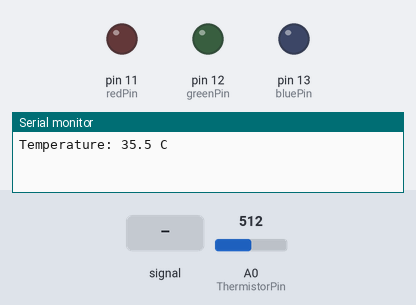
This sketch was run on a simulated Arduino Uno, built with avr-gcc and run on an emulated ATmega328P. Parts: output pins drawn as LEDs (lit = HIGH), the last lines printed to the serial monitor. The test bench sets the inputs (shaded band); at power-on: A0 (ThermistorPin) = 512.

Above: at 1.2 s.
1.3 s: A0 (ThermistorPin) set to 716
At 4.1 s:
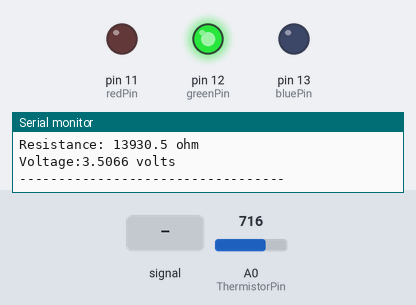
4.3 s: A0 (ThermistorPin) fed a 2 Hz sine of ±306 counts around its level
At 6.8 s:
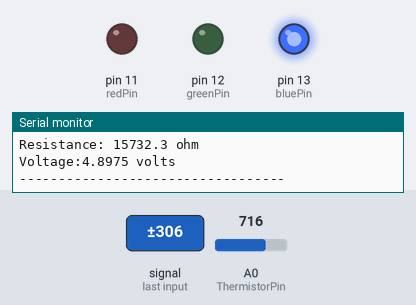
7.1 s: A0 (ThermistorPin) set to 511
At 8.8 s:
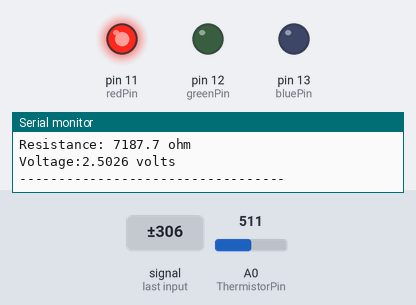
Timing chart, 0 to 10.3 s (numbered marks = the images above; inputs shaded):
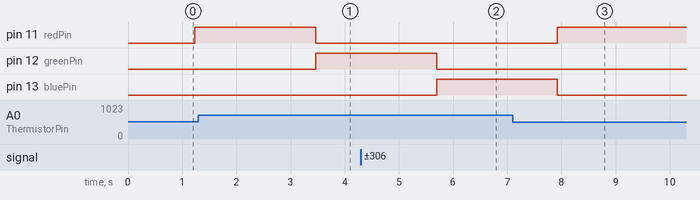

Measured:
- after the input at 1.3 s, pin 11 (redPin): HIGH → LOW after 2.2 s; pin 12 (greenPin): LOW → HIGH after 2.2 s
- after the input at 4.3 s, pin 12 (greenPin): HIGH → LOW after 1.4 s; pin 13 (bluePin): LOW → HIGH after 1.4 s
- after the input at 7.1 s, pin 11 (redPin): LOW → HIGH after 0.83 s; pin 12 (greenPin): stays LOW (without the input it goes to HIGH after 0.83 s); pin 13 (bluePin): goes on until 7.9 s, then stays LOW

The sketch:

multiRegression.ino
```cpp
const int ThermistorPin = 0, bluePin = 13, greenPin = 12, redPin = 11;
const int R_fixed = 5973, n = 3, delayTime = 200, i = 0;
double logR2, R2, T, total;
double A, B, C;

double blue1 = -10, blue2 = 15;    // Blue LED Ranges
double green1 = 15.1 , green2 = 25;   // Green LED Ranges
double red1 = 25.1, red2 = 100;      // Red LED  Ranges


void setup() {
  Serial.begin(9600);


  pinMode(bluePin, OUTPUT);         // Enables digital output though pin
  pinMode(greenPin, OUTPUT);
  pinMode(redPin, OUTPUT);


}

void loop() {
      double res = volateToResistance(ThermistorPin), temperature = temp(res);
      Serial.print("Temperature: ");
      Serial.print(temperature,1);
      Serial.println(" C");

      Serial.print("Resistance: ");
      Serial.print(res, 1);
      Serial.println(" ohm");

      Serial.print("Voltage:");
      Serial.print((analogRead(ThermistorPin) * 5.015) / 1024.0, 4);
      Serial.println(" volts");
      Serial.println("----------------------------------");
      led(temperature);
      delay(1000);
}
double temp(double x)
{
  double A = -1.977896389*pow(10,-5);
  double B = 5.037638471*pow(10,-4);
  double C = -3.981748374*pow(10,-3);
  double D = 1.277712116*pow(10,-2);

  x = log(x);

  T = 1/(A*pow(x,3) + B*pow(x,2) + C*x + D);

  return T-273.15;
}
double volateToResistance(int pin)
{
  total = 0; // reset
  for (int i = 0; i < 10000; i++) total += analogRead(pin);
  double R_thermistor = R_fixed * total / (10230000 - total);
  return R_thermistor;
}
void led(double temp)
{
  if(blue1 <= temp && blue2 >= temp)
    digitalWrite(bluePin, HIGH);
  else
    digitalWrite(bluePin, LOW);

  if(green1 < temp && green2 > temp)
    digitalWrite(greenPin, HIGH);
  else
    digitalWrite(greenPin, LOW);

  if(red1 <= temp && red2 > temp)
    digitalWrite(redPin, HIGH);
  else
    digitalWrite(redPin, LOW);
}
```
